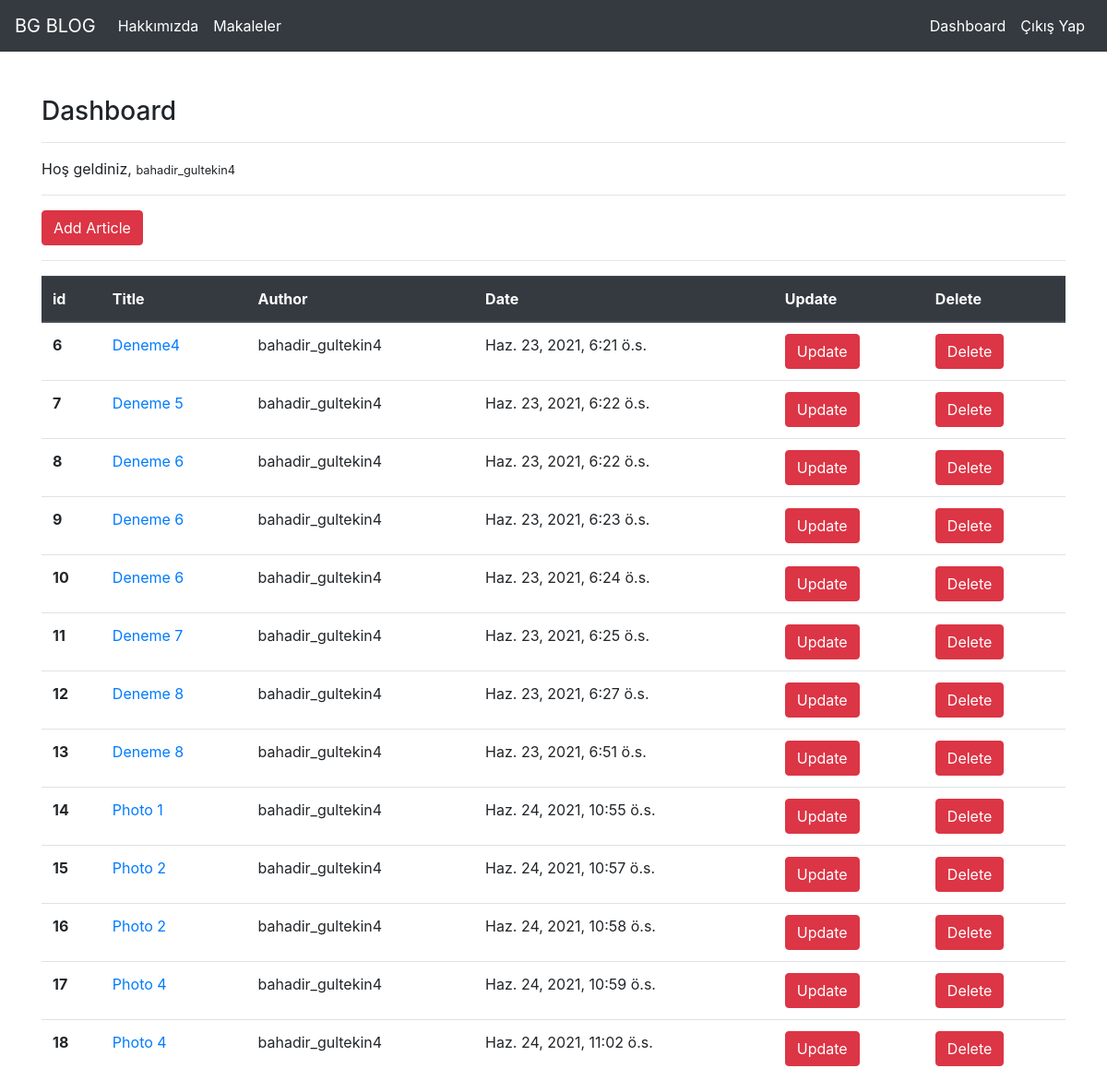
Before: /articles/dashboard/ (signed in) with the older database file.
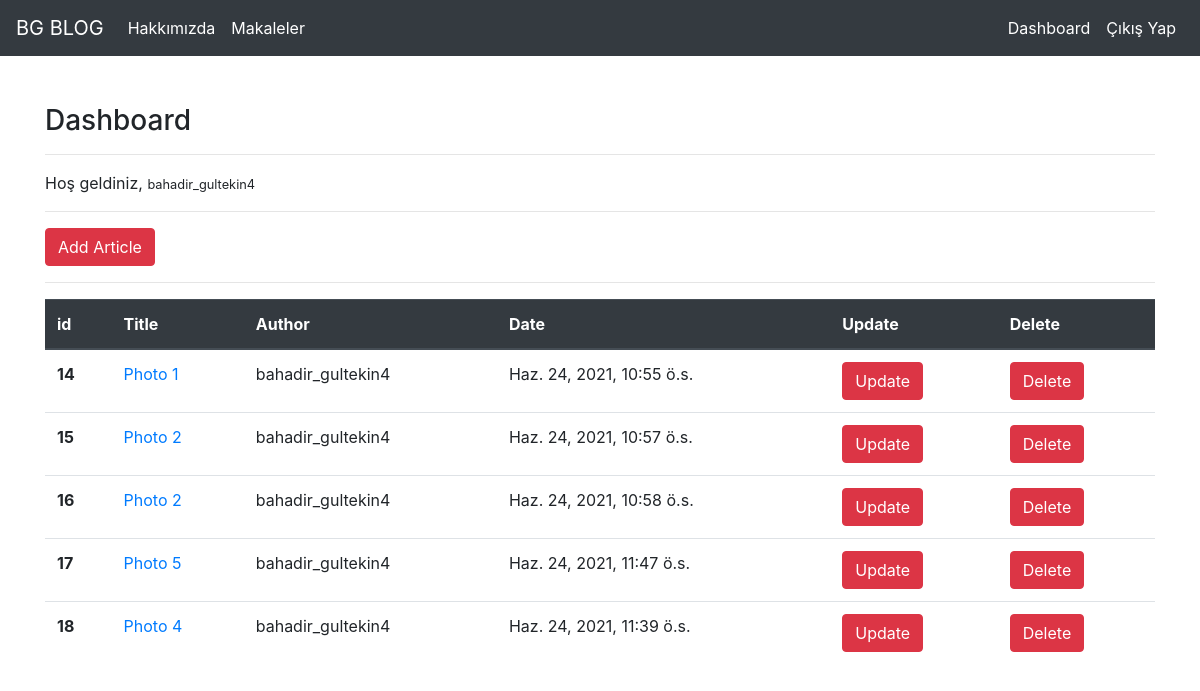
After: the same page with the newer database file.
### article/models.py (models this page shows, shortened)
class Article(models.Model):
    author = models.ForeignKey("auth.User",on_delete = models.CASCADE) # hangi tabloyu gosterdiğini foreign key ile belirtiriz
    title = models.CharField(max_length = 50)
    content = RichTextField()
    createdDate = models.DateTimeField(auto_now=True)
    articleImage = models.FileField(blank=True, null=True ,verbose_name= " Add photo to article ")

### article/views.py (the view)
# urls.py: path('dashboard/',views.dashboard, name = "dashboard"),
@login_required(login_url= "user:login")
def dashboard(request):
    articles = Article.objects.filter(author = request.user)
    context = {
        "articles" : articles
    }
    return render(request,"dashboard.html",context)

### templates/dashboard.html
{% extends "layout.html" %}
{% block body %}
    <h3>Dashboard</h3>
    <hr>
    <p>
        Hoş geldiniz, <small>{{request.user.username}}</small>
    </p>
    <hr>
    <a href="/articles/addarticle" class="btn btn-danger">Add Article</a>
    <hr>
      {% if articles %}
        <table class="table">
          <thead class="thead-dark">
            <tr>
              <th scope="col">id</th>
              <th scope="col">Title</th>
              <th scope="col">Author</th>
              <th scope="col">Date</th>
              <th scope="col">Update</th>
              <th scope="col">Delete</th>
            </tr>
          </thead>
          <tbody>
          {% for article in articles %}
            <tr>
              <th scope="row">{{article.id}}</th>
                <td> <a href="/articles/article/{{article.id}}">{{article.title}}</a></td>
                <td>{{article.author.username}}</td>
                <td>{{article.createdDate}}</td>
                <td><a href="/articles/update/{{article.id}}" class="btn btn-danger">Update</a></td>
                <td><a href="/articles/delete/{{article.id}}" class="btn btn-danger">Delete</a></td>
            </tr>
          {% endfor %}
          </tbody>
        </table>
    {% else %}
      <div class="alert alert-danger"> You do not have any articles yet !</div>
    {% endif %}
{% endblock body %}

Changed rows visible on the page:
removed Article: id "6", title "Deneme4", author.username "bahadir_gultekin4", createdDate "Haz. 23, 2021, 6:21 ö.s."
removed Article: id "7", title "Deneme 5", author.username "bahadir_gultekin4", createdDate "Haz. 23, 2021, 6:22 ö.s."
removed Article: id "8", title "Deneme 6", author.username "bahadir_gultekin4", createdDate "Haz. 23, 2021, 6:22 ö.s."
removed Article: id "9", title "Deneme 6", author.username "bahadir_gultekin4", createdDate "Haz. 23, 2021, 6:23 ö.s."
removed Article: id "10", title "Deneme 6", author.username "bahadir_gultekin4", createdDate "Haz. 23, 2021, 6:24 ö.s."
removed Article: id "11", title "Deneme 7", author.username "bahadir_gultekin4", createdDate "Haz. 23, 2021, 6:25 ö.s."
removed Article: id "12", title "Deneme 8", author.username "bahadir_gultekin4", createdDate "Haz. 23, 2021, 6:27 ö.s."
removed Article: id "13", title "Deneme 8", author.username "bahadir_gultekin4", createdDate "Haz. 23, 2021, 6:51 ö.s."
changed Article id 17: title "Photo 4" → "Photo 5"; createdDate "Haz. 24, 2021, 10:59 ö.s." → "Haz. 24, 2021, 11:47 ö.s."
changed Article "Photo 4": createdDate "Haz. 24, 2021, 11:02 ö.s." → "Haz. 24, 2021, 11:39 ö.s."
